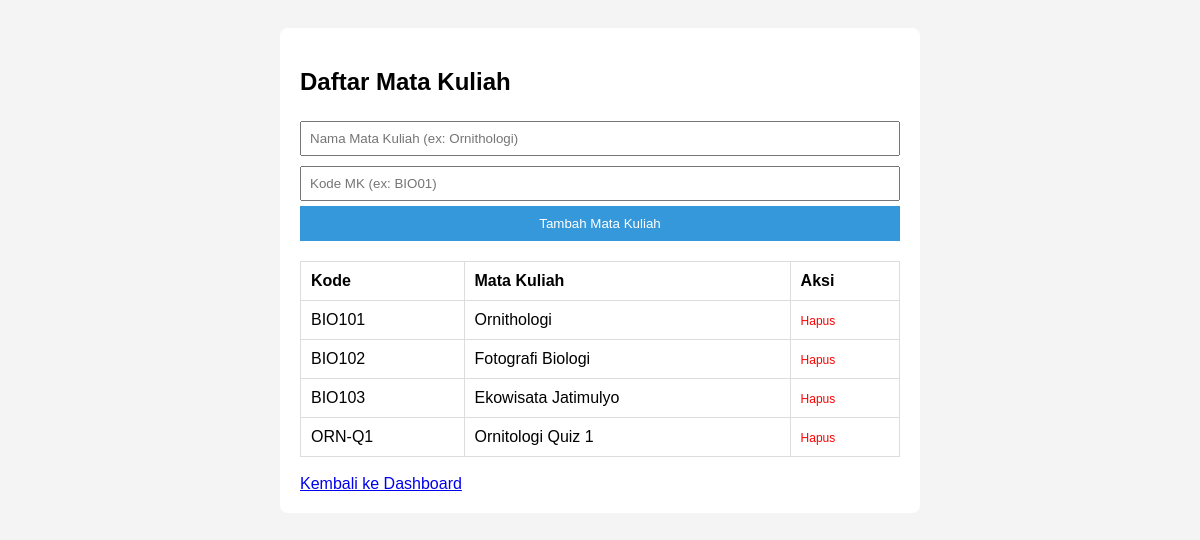
The app's page /tambah_mk.php (signed in) with its own data.
### tables this page shows
CREATE TABLE IF NOT EXISTS `matakuliah` (
`id` int(11) NOT NULL,
  `nama_mk` varchar(100) NOT NULL,
  `kode_mk` varchar(20) NOT NULL
);

### tambah_mk.php (the view, shortened to what this page needs)
<?php
include 'koneksi.php';
$mk_list = mysqli_query($conn, "SELECT * FROM matakuliah");
?>
<!DOCTYPE html>
<html>
<head>
</head>
<body>
    <div class="card">
        <h2>Daftar Mata Kuliah</h2>
        <form method="POST">
            <input type="text" name="nama_mk" placeholder="Nama Mata Kuliah (ex: Ornithologi)" required>
            <input type="text" name="kode_mk" placeholder="Kode MK (ex: BIO01)" required>
            <button type="submit" name="tambah_mk" class="btn">Tambah Mata Kuliah</button>
        </form>
        <table>
            <thead>
                <tr>
                    <th>Kode</th>
                    <th>Mata Kuliah</th>
                    <th>Aksi</th>
                </tr>
            </thead>
            <tbody>
                <?php while($row = mysqli_fetch_assoc($mk_list)): ?>
                <tr>
                    <td><?php echo $row['kode_mk']; ?></td>
                    <td><?php echo $row['nama_mk']; ?></td>
                    <td>
                        <a href="tambah_mk.php?hapus=<?php echo $row['id']; ?>" class="btn-danger" onclick="return confirm('Hapus mata kuliah ini?')">Hapus</a>
                    </td>
                </tr>
                <?php endwhile; ?>
            </tbody>
        </table>
        <br>
        <a href="admin.php">Kembali ke Dashboard</a>
    </div>
</body>
</html>

### tambah_mk.php (style rules this page uses)
body { font-family: sans-serif; padding: 20px; background: #f4f4f4; }
.card { background: white; padding: 20px; border-radius: 8px; max-width: 600px; margin: auto; }
table { width: 100%; border-collapse: collapse; margin-top: 20px; }
th, td { border: 1px solid #ddd; padding: 10px; text-align: left; }
input { width: 100%; padding: 8px; margin: 5px 0; box-sizing: border-box; }
.btn { background: #3498db; color: white; padding: 10px; border: none; cursor: pointer; width: 100%; }
.btn-danger { color: red; text-decoration: none; font-size: 12px; }

### records on screen
matakuliah: kode_mk "BIO101", nama_mk "Ornithologi"
matakuliah: kode_mk "BIO102", nama_mk "Fotografi Biologi"
matakuliah: kode_mk "BIO103", nama_mk "Ekowisata Jatimulyo"
matakuliah: kode_mk "ORN-Q1", nama_mk "Ornitologi Quiz 1"
